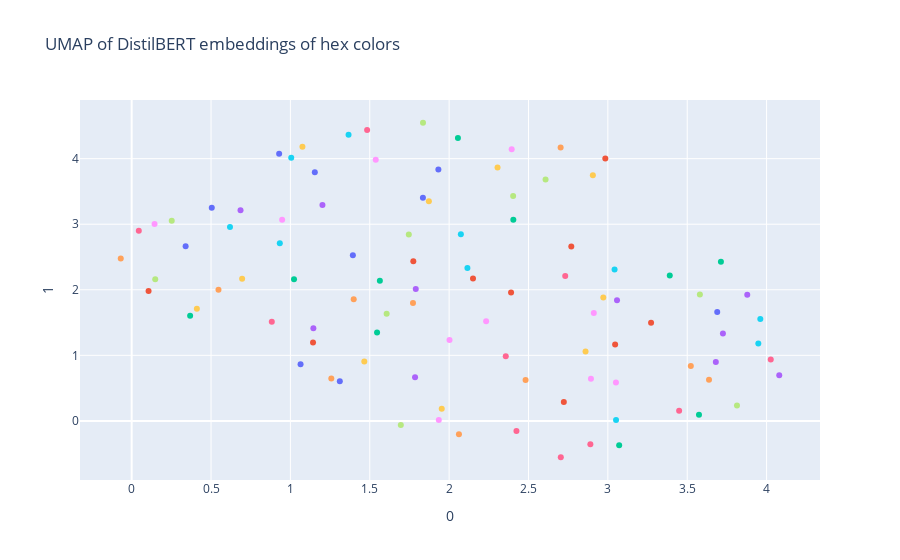

The notebook cell saved with this chart:
### Code cell
# try umap 
reducer = umap.UMAP()
hex_umap = reducer.fit_transform(hex_embeddings)

# plot umap results with plotly
fig = px.scatter(
    hex_umap, x=0, y=1, color=hex_colors,
    labels={'color': 'hex color'},
    title='UMAP of DistilBERT embeddings of hex colors'
)

# hide legend
fig.update_layout(showlegend=False)
fig.show()

### Figure 1 — Plotly figure (JSON) as saved in the notebook; plotly's stock layout.template omitted (floating-point values rounded to 4 significant figures)
{"data": [{"hovertemplate": "hex color=#016B75<br>0=%{x}<br>1=%{y}<extra></extra>", "legendgroup": "#016B75", "marker": {"color": "#636efa", "symbol": "circle"}, "mode": "markers", "name": "#016B75", "orientation": "v", "showlegend": true, "type": "scatter", "x": [1.154], "xaxis": "x", "y": [3.791], "yaxis": "y"}, {"hovertemplate": "hex color=#319C04<br>0=%{x}<br>1=%{y}<extra></extra>", "legendgroup": "#319C04", "marker": {"color": "#EF553B", "symbol": "circle"}, "mode": "markers", "name": "#319C04", "orientation": "v", "showlegend": true, "type": "scatter", "x": [1.774], "xaxis": "x", "y": [2.435], "yaxis": "y"}, {"hovertemplate": "hex color=#4D1630<br>0=%{x}<br>1=%{y}<extra></extra>", "legendgroup": "#4D1630", "marker": {"color": "#00cc96", "symbol": "circle"}, "mode": "markers", "name": "#4D1630", "orientation": "v", "showlegend": true, "type": "scatter", "x": [1.023], "xaxis": "x", "y": [2.16], "yaxis": "y"}, {"hovertemplate": "hex color=#A1BF45<br>0=%{x}<br>1=%{y}<extra></extra>", "legendgroup": "#A1BF45", "marker": {"color": "#ab63fa", "symbol": "circle"}, "mode": "markers", "name": "#A1BF45", "orientation": "v", "showlegend": true, "type": "scatter", "x": [1.202], "xaxis": "x", "y": [3.295], "yaxis": "y"}, {"hovertemplate": "hex color=#B75DC2<br>0=%{x}<br>1=%{y}<extra></extra>", "legendgroup": "#B75DC2", "marker": {"color": "#FFA15A", "symbol": "circle"}, "mode": "markers", "name": "#B75DC2", "orientation": "v", "showlegend": true, "type": "scatter", "x": [3.637], "xaxis": "x", "y": [0.6267], "yaxis": "y"}, {"hovertemplate": "hex color=#9FB278<br>0=%{x}<br>1=%{y}<extra></extra>", "legendgroup": "#9FB278", "marker": {"color": "#19d3f3", "symbol": "circle"}, "mode": "markers", "name": "#9FB278", "orientation": "v", "showlegend": true, "type": "scatter", "x": [2.074], "xaxis": "x", "y": [2.845], "yaxis": "y"}, {"hovertemplate": "hex color=#B1A35F<br>0=%{x}<br>1=%{y}<extra></extra>", "legendgroup": "#B1A35F", "marker": {"color": "#FF6692", "symbol": "circle"}, "mode": "markers", "name": "#B1A35F", "orientation": "v", "showlegend": true, "type": "scatter", "x": [2.357], "xaxis": "x", "y": [0.9851], "yaxis": "y"}, {"hovertemplate": "hex color=#17FCA4<br>0=%{x}<br>1=%{y}<extra></extra>", "legendgroup": "#17FCA4", "marker": {"color": "#B6E880", "symbol": "circle"}, "mode": "markers", "name": "#17FCA4", "orientation": "v", "showlegend": true, "type": "scatter", "x": [0.1483], "xaxis": "x", "y": [2.161], "yaxis": "y"}, {"hovertemplate": "hex color=#C1EA3F<br>0=%{x}<br>1=%{y}<extra></extra>", "legendgroup": "#C1EA3F", "marker": {"color": "#FF97FF", "symbol": "circle"}, "mode": "markers", "name": "#C1EA3F", "orientation": "v", "showlegend": true, "type": "scatter", "x": [2.003], "xaxis": "x", "y": [1.234], "yaxis": "y"}, {"hovertemplate": "hex color=#5B76FD<br>0=%{x}<br>1=%{y}<extra></extra>", "legendgroup": "#5B76FD", "marker": {"color": "#FECB52", "symbol": "circle"}, "mode": "markers", "name": "#5B76FD", "orientation": "v", "showlegend": true, "type": "scatter", "x": [1.466], "xaxis": "x", "y": [0.9047], "yaxis": "y"}, {"hovertemplate": "hex color=#AEB607<br>0=%{x}<br>1=%{y}<extra></extra>", "legendgroup": "#AEB607", "marker": {"color": "#636efa", "symbol": "circle"}, "mode": "markers", "name": "#AEB607", "orientation": "v", "showlegend": true, "type": "scatter", "x": [3.689], "xaxis": "x", "y": [1.662], "yaxis": "y"}, {"hovertemplate": "hex color=#B71F50<br>0=%{x}<br>1=%{y}<extra></extra>", "legendgroup": "#B71F50", "marker": {"color": "#EF553B", "symbol": "circle"}, "mode": "markers", "name": "#B71F50", "orientation": "v", "showlegend": true, "type": "scatter", "x": [2.723], "xaxis": "x", "y": [0.2875], "yaxis": "y"}, {"hovertemplate": "hex color=#AFD624<br>0=%{x}<br>1=%{y}<extra></extra>", "legendgroup": "#AFD624", "marker": {"color": "#00cc96", "symbol": "circle"}, "mode": "markers", "name": "#AFD624", "orientation": "v", "showlegend": true, "type": "scatter", "x": [3.39], "xaxis": "x", "y": [2.218], "yaxis": "y"}, {"hovertemplate": "hex color=#CEA521<br>0=%{x}<br>1=%{y}<extra></extra>", "legendgroup": "#CEA521", "marker": {"color": "#ab63fa", "symbol": "circle"}, "mode": "markers", "name": "#CEA521", "orientation": "v", "showlegend": true, "type": "scatter", "x": [3.878], "xaxis": "x", "y": [1.924], "yaxis": "y"}, {"hovertemplate": "hex color=#C64073<br>0=%{x}<br>1=%{y}<extra></extra>", "legendgroup": "#C64073", "marker": {"color": "#FFA15A", "symbol": "circle"}, "mode": "markers", "name": "#C64073", "orientation": "v", "showlegend": true, "type": "scatter", "x": [3.523], "xaxis": "x", "y": [0.8356], "yaxis": "y"}, {"hovertemplate": "hex color=#01C59A<br>0=%{x}<br>1=%{y}<extra></extra>", "legendgroup": "#01C59A", "marker": {"color": "#19d3f3", "symbol": "circle"}, "mode": "markers", "name": "#01C59A", "orientation": "v", "showlegend": true, "type": "scatter", "x": [1.005], "xaxis": "x", "y": [4.016], "yaxis": "y"}, {"hovertemplate": "hex color=#B847A6<br>0=%{x}<br>1=%{y}<extra></extra>", "legendgroup": "#B847A6", "marker": {"color": "#FF6692", "symbol": "circle"}, "mode": "markers", "name": "#B847A6", "orientation": "v", "showlegend": true, "type": "scatter", "x": [3.449], "xaxis": "x", "y": [0.1558], "yaxis": "y"}, {"hovertemplate": "hex color=#AFE746<br>0=%{x}<br>1=%{y}<extra></extra>", "legendgroup": "#AFE746", "marker": {"color": "#B6E880", "symbol": "circle"}, "mode": "markers", "name": "#AFE746", "orientation": "v", "showlegend": true, "type": "scatter", "x": [3.58], "xaxis": "x", "y": [1.927], "yaxis": "y"}, {"hovertemplate": "hex color=#6DFE18<br>0=%{x}<br>1=%{y}<extra></extra>", "legendgroup": "#6DFE18", "marker": {"color": "#FF97FF", "symbol": "circle"}, "mode": "markers", "name": "#6DFE18", "orientation": "v", "showlegend": true, "type": "scatter", "x": [0.1441], "xaxis": "x", "y": [3.003], "yaxis": "y"}, {"hovertemplate": "hex color=#DAF20C<br>0=%{x}<br>1=%{y}<extra></extra>", "legendgroup": "#DAF20C", "marker": {"color": "#FECB52", "symbol": "circle"}, "mode": "markers", "name": "#DAF20C", "orientation": "v", "showlegend": true, "type": "scatter", "x": [2.971], "xaxis": "x", "y": [1.881], "yaxis": "y"}, {"hovertemplate": "hex color=#819DBC<br>0=%{x}<br>1=%{y}<extra></extra>", "legendgroup": "#819DBC", "marker": {"color": "#636efa", "symbol": "circle"}, "mode": "markers", "name": "#819DBC", "orientation": "v", "showlegend": true, "type": "scatter", "x": [1.932], "xaxis": "x", "y": [3.833], "yaxis": "y"}, {"hovertemplate": "hex color=#209E63<br>0=%{x}<br>1=%{y}<extra></extra>", "legendgroup": "#209E63", "marker": {"color": "#EF553B", "symbol": "circle"}, "mode": "markers", "name": "#209E63", "orientation": "v", "showlegend": true, "type": "scatter", "x": [2.984], "xaxis": "x", "y": [4.001], "yaxis": "y"}, {"hovertemplate": "hex color=#958DEB<br>0=%{x}<br>1=%{y}<extra></extra>", "legendgroup": "#958DEB", "marker": {"color": "#00cc96", "symbol": "circle"}, "mode": "markers", "name": "#958DEB", "orientation": "v", "showlegend": true, "type": "scatter", "x": [2.405], "xaxis": "x", "y": [3.067], "yaxis": "y"}, {"hovertemplate": "hex color=#A05248<br>0=%{x}<br>1=%{y}<extra></extra>", "legendgroup": "#A05248", "marker": {"color": "#ab63fa", "symbol": "circle"}, "mode": "markers", "name": "#A05248", "orientation": "v", "showlegend": true, "type": "scatter", "x": [4.08], "xaxis": "x", "y": [0.6954], "yaxis": "y"}, {"hovertemplate": "hex color=#60FC17<br>0=%{x}<br>1=%{y}<extra></extra>", "legendgroup": "#60FC17", "marker": {"color": "#FFA15A", "symbol": "circle"}, "mode": "markers", "name": "#60FC17", "orientation": "v", "showlegend": true, "type": "scatter", "x": [-0.06881], "xaxis": "x", "y": [2.478], "yaxis": "y"}, {"hovertemplate": "hex color=#219E8A<br>0=%{x}<br>1=%{y}<extra></extra>", "legendgroup": "#219E8A", "marker": {"color": "#19d3f3", "symbol": "circle"}, "mode": "markers", "name": "#219E8A", "orientation": "v", "showlegend": true, "type": "scatter", "x": [2.115], "xaxis": "x", "y": [2.333], "yaxis": "y"}, {"hovertemplate": "hex color=#F9B6A3<br>0=%{x}<br>1=%{y}<extra></extra>", "legendgroup": "#F9B6A3", "marker": {"color": "#FF6692", "symbol": "circle"}, "mode": "markers", "name": "#F9B6A3", "orientation": "v", "showlegend": true, "type": "scatter", "x": [2.424], "xaxis": "x", "y": [-0.1533], "yaxis": "y"}, {"hovertemplate": "hex color=#7D296F<br>0=%{x}<br>1=%{y}<extra></extra>", "legendgroup": "#7D296F", "marker": {"color": "#B6E880", "symbol": "circle"}, "mode": "markers", "name": "#7D296F", "orientation": "v", "showlegend": true, "type": "scatter", "x": [1.606], "xaxis": "x", "y": [1.635], "yaxis": "y"}, {"hovertemplate": "hex color=#613298<br>0=%{x}<br>1=%{y}<extra></extra>", "legendgroup": "#613298", "marker": {"color": "#FF97FF", "symbol": "circle"}, "mode": "markers", "name": "#613298", "orientation": "v", "showlegend": true, "type": "scatter", "x": [2.394], "xaxis": "x", "y": [4.144], "yaxis": "y"}, {"hovertemplate": "hex color=#2058C9<br>0=%{x}<br>1=%{y}<extra></extra>", "legendgroup": "#2058C9", "marker": {"color": "#FECB52", "symbol": "circle"}, "mode": "markers", "name": "#2058C9", "orientation": "v", "showlegend": true, "type": "scatter", "x": [2.906], "xaxis": "x", "y": [3.748], "yaxis": "y"}, {"hovertemplate": "hex color=#7650C1<br>0=%{x}<br>1=%{y}<extra></extra>", "legendgroup": "#7650C1", "marker": {"color": "#636efa", "symbol": "circle"}, "mode": "markers", "name": "#7650C1", "orientation": "v", "showlegend": true, "type": "scatter", "x": [0.9292], "xaxis": "x", "y": [4.073], "yaxis": "y"}, {"hovertemplate": "hex color=#16845F<br>0=%{x}<br>1=%{y}<extra></extra>", "legendgroup": "#16845F", "marker": {"color": "#EF553B", "symbol": "circle"}, "mode": "markers", "name": "#16845F", "orientation": "v", "showlegend": true, "type": "scatter", "x": [0.1065], "xaxis": "x", "y": [1.982], "yaxis": "y"}, {"hovertemplate": "hex color=#5931AD<br>0=%{x}<br>1=%{y}<extra></extra>", "legendgroup": "#5931AD", "marker": {"color": "#00cc96", "symbol": "circle"}, "mode": "markers", "name": "#5931AD", "orientation": "v", "showlegend": true, "type": "scatter", "x": [2.055], "xaxis": "x", "y": [4.316], "yaxis": "y"}, {"hovertemplate": "hex color=#F6985E<br>0=%{x}<br>1=%{y}<extra></extra>", "legendgroup": "#F6985E", "marker": {"color": "#ab63fa", "symbol": "circle"}, "mode": "markers", "name": "#F6985E", "orientation": "v", "showlegend": true, "type": "scatter", "x": [3.725], "xaxis": "x", "y": [1.333], "yaxis": "y"}, {"hovertemplate": "hex color=#62D81F<br>0=%{x}<br>1=%{y}<extra></extra>", "legendgroup": "#62D81F", "marker": {"color": "#FFA15A", "symbol": "circle"}, "mode": "markers", "name": "#62D81F", "orientation": "v", "showlegend": true, "type": "scatter", "x": [1.772], "xaxis": "x", "y": [1.797], "yaxis": "y"}, {"hovertemplate": "hex color=#0391EA<br>0=%{x}<br>1=%{y}<extra></extra>", "legendgroup": "#0391EA", "marker": {"color": "#19d3f3", "symbol": "circle"}, "mode": "markers", "name": "#0391EA", "orientation": "v", "showlegend": true, "type": "scatter", "x": [1.366], "xaxis": "x", "y": [4.363], "yaxis": "y"}, {"hovertemplate": "hex color=#5E10AF<br>0=%{x}<br>1=%{y}<extra></extra>", "legendgroup": "#5E10AF", "marker": {"color": "#FF6692", "symbol": "circle"}, "mode": "markers", "name": "#5E10AF", "orientation": "v", "showlegend": true, "type": "scatter", "x": [0.04488], "xaxis": "x", "y": [2.9], "yaxis": "y"}, {"hovertemplate": "hex color=#4EFA57<br>0=%{x}<br>1=%{y}<extra></extra>", "legendgroup": "#4EFA57", "marker": {"color": "#B6E880", "symbol": "circle"}, "mode": "markers", "name": "#4EFA57", "orientation": "v", "showlegend": true, "type": "scatter", "x": [0.2524], "xaxis": "x", "y": [3.054], "yaxis": "y"}, {"hovertemplate": "hex color=#5DC76E<br>0=%{x}<br>1=%{y}<extra></extra>", "legendgroup": "#5DC76E", "marker": {"color": "#FF97FF", "symbol": "circle"}, "mode": "markers", "name": "#5DC76E", "orientation": "v", "showlegend": true, "type": "scatter", "x": [0.948], "xaxis": "x", "y": [3.07], "yaxis": "y"}, {"hovertemplate": "hex color=#6A9382<br>0=%{x}<br>1=%{y}<extra></extra>", "legendgroup": "#6A9382", "marker": {"color": "#FECB52", "symbol": "circle"}, "mode": "markers", "name": "#6A9382", "orientation": "v", "showlegend": true, "type": "scatter", "x": [2.305], "xaxis": "x", "y": [3.866], "yaxis": "y"}, {"hovertemplate": "hex color=#7ADB3F<br>0=%{x}<br>1=%{y}<extra></extra>", "legendgroup": "#7ADB3F", "marker": {"color": "#636efa", "symbol": "circle"}, "mode": "markers", "name": "#7ADB3F", "orientation": "v", "showlegend": true, "type": "scatter", "x": [1.311], "xaxis": "x", "y": [0.6066], "yaxis": "y"}, {"hovertemplate": "hex color=#A903DF<br>0=%{x}<br>1=%{y}<extra></extra>", "legendgroup": "#A903DF", "marker": {"color": "#EF553B", "symbol": "circle"}, "mode": "markers", "name": "#A903DF", "orientation": "v", "showlegend": true, "type": "scatter", "x": [3.272], "xaxis": "x", "y": [1.498], "yaxis": "y"}, {"hovertemplate": "hex color=#1D398C<br>0=%{x}<br>1=%{y}<extra></extra>", "legendgroup": "#1D398C", "marker": {"color": "#00cc96", "symbol": "circle"}, "mode": "markers", "name": "#1D398C", "orientation": "v", "showlegend": true, "type": "scatter", "x": [1.564], "xaxis": "x", "y": [2.139], "yaxis": "y"}, {"hovertemplate": "hex color=#A75C9B<br>0=%{x}<br>1=%{y}<extra></extra>", "legendgroup": "#A75C9B", "marker": {"color": "#ab63fa", "symbol": "circle"}, "mode": "markers", "name": "#A75C9B", "orientation": "v", "showlegend": true, "type": "scatter", "x": [3.68], "xaxis": "x", "y": [0.8986], "yaxis": "y"}, {"hovertemplate": "hex color=#3FC60D<br>0=%{x}<br>1=%{y}<extra></extra>", "legendgroup": "#3FC60D", "marker": {"color": "#FFA15A", "symbol": "circle"}, "mode": "markers", "name": "#3FC60D", "orientation": "v", "showlegend": true, "type": "scatter", "x": [0.5469], "xaxis": "x", "y": [2.001], "yaxis": "y"}, {"hovertemplate": "hex color=#67DEB5<br>0=%{x}<br>1=%{y}<extra></extra>", "legendgroup": "#67DEB5", "marker": {"color": "#19d3f3", "symbol": "circle"}, "mode": "markers", "name": "#67DEB5", "orientation": "v", "showlegend": true, "type": "scatter", "x": [0.6194], "xaxis": "x", "y": [2.957], "yaxis": "y"}, {"hovertemplate": "hex color=#C7D4FE<br>0=%{x}<br>1=%{y}<extra></extra>", "legendgroup": "#C7D4FE", "marker": {"color": "#FF6692", "symbol": "circle"}, "mode": "markers", "name": "#C7D4FE", "orientation": "v", "showlegend": true, "type": "scatter", "x": [2.89], "xaxis": "x", "y": [-0.3555], "yaxis": "y"}, {"hovertemplate": "hex color=#29364B<br>0=%{x}<br>1=%{y}<extra></extra>", "legendgroup": "#29364B", "marker": {"color": "#B6E880", "symbol": "circle"}, "mode": "markers", "name": "#29364B", "orientation": "v", "showlegend": true, "type": "scatter", "x": [2.403], "xaxis": "x", "y": [3.43], "yaxis": "y"}, {"hovertemplate": "hex color=#D64B9C<br>0=%{x}<br>1=%{y}<extra></extra>", "legendgroup": "#D64B9C", "marker": {"color": "#FF97FF", "symbol": "circle"}, "mode": "markers", "name": "#D64B9C", "orientation": "v", "showlegend": true, "type": "scatter", "x": [2.893], "xaxis": "x", "y": [0.6441], "yaxis": "y"}, {"hovertemplate": "hex color=#FD12E7<br>0=%{x}<br>1=%{y}<extra></extra>", "legendgroup": "#FD12E7", "marker": {"color": "#FECB52", "symbol": "circle"}, "mode": "markers", "name": "#FD12E7", "orientation": "v", "showlegend": true, "type": "scatter", "x": [2.859], "xaxis": "x", "y": [1.058], "yaxis": "y"}, {"hovertemplate": "hex color=#34FDAB<br>0=%{x}<br>1=%{y}<extra></extra>", "legendgroup": "#34FDAB", "marker": {"color": "#636efa", "symbol": "circle"}, "mode": "markers", "name": "#34FDAB", "orientation": "v", "showlegend": true, "type": "scatter", "x": [1.064], "xaxis": "x", "y": [0.865], "yaxis": "y"}, {"hovertemplate": "hex color=#E90D12<br>0=%{x}<br>1=%{y}<extra></extra>", "legendgroup": "#E90D12", "marker": {"color": "#EF553B", "symbol": "circle"}, "mode": "markers", "name": "#E90D12", "orientation": "v", "showlegend": true, "type": "scatter", "x": [3.046], "xaxis": "x", "y": [1.165], "yaxis": "y"}, {"hovertemplate": "hex color=#BD76E4<br>0=%{x}<br>1=%{y}<extra></extra>", "legendgroup": "#BD76E4", "marker": {"color": "#00cc96", "symbol": "circle"}, "mode": "markers", "name": "#BD76E4", "orientation": "v", "showlegend": true, "type": "scatter", "x": [3.071], "xaxis": "x", "y": [-0.3699], "yaxis": "y"}, {"hovertemplate": "hex color=#96A2B5<br>0=%{x}<br>1=%{y}<extra></extra>", "legendgroup": "#96A2B5", "marker": {"color": "#ab63fa", "symbol": "circle"}, "mode": "markers", "name": "#96A2B5", "orientation": "v", "showlegend": true, "type": "scatter", "x": [1.785], "xaxis": "x", "y": [0.6644], "yaxis": "y"}, {"hovertemplate": "hex color=#E1B7F2<br>0=%{x}<br>1=%{y}<extra></extra>", "legendgroup": "#E1B7F2", "marker": {"color": "#FFA15A", "symbol": "circle"}, "mode": "markers", "name": "#E1B7F2", "orientation": "v", "showlegend": true, "type": "scatter", "x": [2.062], "xaxis": "x", "y": [-0.2054], "yaxis": "y"}, {"hovertemplate": "hex color=#A8B6DF<br>0=%{x}<br>1=%{y}<extra></extra>", "legendgroup": "#A8B6DF", "marker": {"color": "#19d3f3", "symbol": "circle"}, "mode": "markers", "name": "#A8B6DF", "orientation": "v", "showlegend": true, "type": "scatter", "x": [3.052], "xaxis": "x", "y": [0.01217], "yaxis": "y"}, {"hovertemplate": "hex color=#DE825C<br>0=%{x}<br>1=%{y}<extra></extra>", "legendgroup": "#DE825C", "marker": {"color": "#FF6692", "symbol": "circle"}, "mode": "markers", "name": "#DE825C", "orientation": "v", "showlegend": true, "type": "scatter", "x": [2.731], "xaxis": "x", "y": [2.211], "yaxis": "y"}, {"hovertemplate": "hex color=#3086B9<br>0=%{x}<br>1=%{y}<extra></extra>", "legendgroup": "#3086B9", "marker": {"color": "#B6E880", "symbol": "circle"}, "mode": "markers", "name": "#3086B9", "orientation": "v", "showlegend": true, "type": "scatter", "x": [2.607], "xaxis": "x", "y": [3.683], "yaxis": "y"}, {"hovertemplate": "hex color=#F529AB<br>0=%{x}<br>1=%{y}<extra></extra>", "legendgroup": "#F529AB", "marker": {"color": "#FF97FF", "symbol": "circle"}, "mode": "markers", "name": "#F529AB", "orientation": "v", "showlegend": true, "type": "scatter", "x": [2.911], "xaxis": "x", "y": [1.646], "yaxis": "y"}, {"hovertemplate": "hex color=#54F3EC<br>0=%{x}<br>1=%{y}<extra></extra>", "legendgroup": "#54F3EC", "marker": {"color": "#FECB52", "symbol": "circle"}, "mode": "markers", "name": "#54F3EC", "orientation": "v", "showlegend": true, "type": "scatter", "x": [0.6959], "xaxis": "x", "y": [2.168], "yaxis": "y"}, {"hovertemplate": "hex color=#74FAC8<br>0=%{x}<br>1=%{y}<extra></extra>", "legendgroup": "#74FAC8", "marker": {"color": "#636efa", "symbol": "circle"}, "mode": "markers", "name": "#74FAC8", "orientation": "v", "showlegend": true, "type": "scatter", "x": [1.393], "xaxis": "x", "y": [2.527], "yaxis": "y"}, {"hovertemplate": "hex color=#FA839E<br>0=%{x}<br>1=%{y}<extra></extra>", "legendgroup": "#FA839E", "marker": {"color": "#EF553B", "symbol": "circle"}, "mode": "markers", "name": "#FA839E", "orientation": "v", "showlegend": true, "type": "scatter", "x": [2.39], "xaxis": "x", "y": [1.958], "yaxis": "y"}, {"hovertemplate": "hex color=#BA8562<br>0=%{x}<br>1=%{y}<extra></extra>", "legendgroup": "#BA8562", "marker": {"color": "#00cc96", "symbol": "circle"}, "mode": "markers", "name": "#BA8562", "orientation": "v", "showlegend": true, "type": "scatter", "x": [3.712], "xaxis": "x", "y": [2.426], "yaxis": "y"}, {"hovertemplate": "hex color=#F920BE<br>0=%{x}<br>1=%{y}<extra></extra>", "legendgroup": "#F920BE", "marker": {"color": "#ab63fa", "symbol": "circle"}, "mode": "markers", "name": "#F920BE", "orientation": "v", "showlegend": true, "type": "scatter", "x": [3.058], "xaxis": "x", "y": [1.84], "yaxis": "y"}, {"hovertemplate": "hex color=#20973F<br>0=%{x}<br>1=%{y}<extra></extra>", "legendgroup": "#20973F", "marker": {"color": "#FFA15A", "symbol": "circle"}, "mode": "markers", "name": "#20973F", "orientation": "v", "showlegend": true, "type": "scatter", "x": [2.702], "xaxis": "x", "y": [4.17], "yaxis": "y"}, {"hovertemplate": "hex color=#DAC279<br>0=%{x}<br>1=%{y}<extra></extra>", "legendgroup": "#DAC279", "marker": {"color": "#19d3f3", "symbol": "circle"}, "mode": "markers", "name": "#DAC279", "orientation": "v", "showlegend": true, "type": "scatter", "x": [3.042], "xaxis": "x", "y": [2.311], "yaxis": "y"}, {"hovertemplate": "hex color=#A97C02<br>0=%{x}<br>1=%{y}<extra></extra>", "legendgroup": "#A97C02", "marker": {"color": "#FF6692", "symbol": "circle"}, "mode": "markers", "name": "#A97C02", "orientation": "v", "showlegend": true, "type": "scatter", "x": [4.026], "xaxis": "x", "y": [0.9353], "yaxis": "y"}, {"hovertemplate": "hex color=#69B4F1<br>0=%{x}<br>1=%{y}<extra></extra>", "legendgroup": "#69B4F1", "marker": {"color": "#B6E880", "symbol": "circle"}, "mode": "markers", "name": "#69B4F1", "orientation": "v", "showlegend": true, "type": "scatter", "x": [1.696], "xaxis": "x", "y": [-0.06147], "yaxis": "y"}, {"hovertemplate": "hex color=#BF934D<br>0=%{x}<br>1=%{y}<extra></extra>", "legendgroup": "#BF934D", "marker": {"color": "#FF97FF", "symbol": "circle"}, "mode": "markers", "name": "#BF934D", "orientation": "v", "showlegend": true, "type": "scatter", "x": [2.233], "xaxis": "x", "y": [1.521], "yaxis": "y"}, {"hovertemplate": "hex color=#15C290<br>0=%{x}<br>1=%{y}<extra></extra>", "legendgroup": "#15C290", "marker": {"color": "#FECB52", "symbol": "circle"}, "mode": "markers", "name": "#15C290", "orientation": "v", "showlegend": true, "type": "scatter", "x": [1.076], "xaxis": "x", "y": [4.182], "yaxis": "y"}, {"hovertemplate": "hex color=#24AD70<br>0=%{x}<br>1=%{y}<extra></extra>", "legendgroup": "#24AD70", "marker": {"color": "#636efa", "symbol": "circle"}, "mode": "markers", "name": "#24AD70", "orientation": "v", "showlegend": true, "type": "scatter", "x": [0.5047], "xaxis": "x", "y": [3.252], "yaxis": "y"}, {"hovertemplate": "hex color=#08CE7F<br>0=%{x}<br>1=%{y}<extra></extra>", "legendgroup": "#08CE7F", "marker": {"color": "#EF553B", "symbol": "circle"}, "mode": "markers", "name": "#08CE7F", "orientation": "v", "showlegend": true, "type": "scatter", "x": [2.15], "xaxis": "x", "y": [2.172], "yaxis": "y"}, {"hovertemplate": "hex color=#1698F5<br>0=%{x}<br>1=%{y}<extra></extra>", "legendgroup": "#1698F5", "marker": {"color": "#00cc96", "symbol": "circle"}, "mode": "markers", "name": "#1698F5", "orientation": "v", "showlegend": true, "type": "scatter", "x": [0.3683], "xaxis": "x", "y": [1.604], "yaxis": "y"}, {"hovertemplate": "hex color=#75B6EF<br>0=%{x}<br>1=%{y}<extra></extra>", "legendgroup": "#75B6EF", "marker": {"color": "#ab63fa", "symbol": "circle"}, "mode": "markers", "name": "#75B6EF", "orientation": "v", "showlegend": true, "type": "scatter", "x": [0.6858], "xaxis": "x", "y": [3.214], "yaxis": "y"}, {"hovertemplate": "hex color=#C462BD<br>0=%{x}<br>1=%{y}<extra></extra>", "legendgroup": "#C462BD", "marker": {"color": "#FFA15A", "symbol": "circle"}, "mode": "markers", "name": "#C462BD", "orientation": "v", "showlegend": true, "type": "scatter", "x": [2.482], "xaxis": "x", "y": [0.6234], "yaxis": "y"}, {"hovertemplate": "hex color=#1045EC<br>0=%{x}<br>1=%{y}<extra></extra>", "legendgroup": "#1045EC", "marker": {"color": "#19d3f3", "symbol": "circle"}, "mode": "markers", "name": "#1045EC", "orientation": "v", "showlegend": true, "type": "scatter", "x": [0.9332], "xaxis": "x", "y": [2.71], "yaxis": "y"}, {"hovertemplate": "hex color=#891B30<br>0=%{x}<br>1=%{y}<extra></extra>", "legendgroup": "#891B30", "marker": {"color": "#FF6692", "symbol": "circle"}, "mode": "markers", "name": "#891B30", "orientation": "v", "showlegend": true, "type": "scatter", "x": [1.483], "xaxis": "x", "y": [4.436], "yaxis": "y"}, {"hovertemplate": "hex color=#752A31<br>0=%{x}<br>1=%{y}<extra></extra>", "legendgroup": "#752A31", "marker": {"color": "#B6E880", "symbol": "circle"}, "mode": "markers", "name": "#752A31", "orientation": "v", "showlegend": true, "type": "scatter", "x": [1.835], "xaxis": "x", "y": [4.548], "yaxis": "y"}, {"hovertemplate": "hex color=#83D175<br>0=%{x}<br>1=%{y}<extra></extra>", "legendgroup": "#83D175", "marker": {"color": "#FF97FF", "symbol": "circle"}, "mode": "markers", "name": "#83D175", "orientation": "v", "showlegend": true, "type": "scatter", "x": [1.538], "xaxis": "x", "y": [3.985], "yaxis": "y"}, {"hovertemplate": "hex color=#9B6580<br>0=%{x}<br>1=%{y}<extra></extra>", "legendgroup": "#9B6580", "marker": {"color": "#FECB52", "symbol": "circle"}, "mode": "markers", "name": "#9B6580", "orientation": "v", "showlegend": true, "type": "scatter", "x": [1.872], "xaxis": "x", "y": [3.351], "yaxis": "y"}, {"hovertemplate": "hex color=#5F6AEC<br>0=%{x}<br>1=%{y}<extra></extra>", "legendgroup": "#5F6AEC", "marker": {"color": "#636efa", "symbol": "circle"}, "mode": "markers", "name": "#5F6AEC", "orientation": "v", "showlegend": true, "type": "scatter", "x": [0.34], "xaxis": "x", "y": [2.663], "yaxis": "y"}, {"hovertemplate": "hex color=#38C7FD<br>0=%{x}<br>1=%{y}<extra></extra>", "legendgroup": "#38C7FD", "marker": {"color": "#EF553B", "symbol": "circle"}, "mode": "markers", "name": "#38C7FD", "orientation": "v", "showlegend": true, "type": "scatter", "x": [1.143], "xaxis": "x", "y": [1.194], "yaxis": "y"}, {"hovertemplate": "hex color=#E9D763<br>0=%{x}<br>1=%{y}<extra></extra>", "legendgroup": "#E9D763", "marker": {"color": "#00cc96", "symbol": "circle"}, "mode": "markers", "name": "#E9D763", "orientation": "v", "showlegend": true, "type": "scatter", "x": [3.574], "xaxis": "x", "y": [0.09223], "yaxis": "y"}, {"hovertemplate": "hex color=#7E432F<br>0=%{x}<br>1=%{y}<extra></extra>", "legendgroup": "#7E432F", "marker": {"color": "#ab63fa", "symbol": "circle"}, "mode": "markers", "name": "#7E432F", "orientation": "v", "showlegend": true, "type": "scatter", "x": [1.79], "xaxis": "x", "y": [2.011], "yaxis": "y"}, {"hovertemplate": "hex color=#72E8C3<br>0=%{x}<br>1=%{y}<extra></extra>", "legendgroup": "#72E8C3", "marker": {"color": "#FFA15A", "symbol": "circle"}, "mode": "markers", "name": "#72E8C3", "orientation": "v", "showlegend": true, "type": "scatter", "x": [1.399], "xaxis": "x", "y": [1.854], "yaxis": "y"}, {"hovertemplate": "hex color=#F84071<br>0=%{x}<br>1=%{y}<extra></extra>", "legendgroup": "#F84071", "marker": {"color": "#19d3f3", "symbol": "circle"}, "mode": "markers", "name": "#F84071", "orientation": "v", "showlegend": true, "type": "scatter", "x": [3.948], "xaxis": "x", "y": [1.182], "yaxis": "y"}, {"hovertemplate": "hex color=#C3A5E4<br>0=%{x}<br>1=%{y}<extra></extra>", "legendgroup": "#C3A5E4", "marker": {"color": "#FF6692", "symbol": "circle"}, "mode": "markers", "name": "#C3A5E4", "orientation": "v", "showlegend": true, "type": "scatter", "x": [2.704], "xaxis": "x", "y": [-0.5545], "yaxis": "y"}, {"hovertemplate": "hex color=#3C7654<br>0=%{x}<br>1=%{y}<extra></extra>", "legendgroup": "#3C7654", "marker": {"color": "#B6E880", "symbol": "circle"}, "mode": "markers", "name": "#3C7654", "orientation": "v", "showlegend": true, "type": "scatter", "x": [1.746], "xaxis": "x", "y": [2.844], "yaxis": "y"}, {"hovertemplate": "hex color=#C05D28<br>0=%{x}<br>1=%{y}<extra></extra>", "legendgroup": "#C05D28", "marker": {"color": "#FF97FF", "symbol": "circle"}, "mode": "markers", "name": "#C05D28", "orientation": "v", "showlegend": true, "type": "scatter", "x": [3.051], "xaxis": "x", "y": [0.584], "yaxis": "y"}, {"hovertemplate": "hex color=#267F5C<br>0=%{x}<br>1=%{y}<extra></extra>", "legendgroup": "#267F5C", "marker": {"color": "#FECB52", "symbol": "circle"}, "mode": "markers", "name": "#267F5C", "orientation": "v", "showlegend": true, "type": "scatter", "x": [0.4107], "xaxis": "x", "y": [1.71], "yaxis": "y"}, {"hovertemplate": "hex color=#CB1865<br>0=%{x}<br>1=%{y}<extra></extra>", "legendgroup": "#CB1865", "marker": {"color": "#636efa", "symbol": "circle"}, "mode": "markers", "name": "#CB1865", "orientation": "v", "showlegend": true, "type": "scatter", "x": [1.835], "xaxis": "x", "y": [3.405], "yaxis": "y"}, {"hovertemplate": "hex color=#CF9514<br>0=%{x}<br>1=%{y}<extra></extra>", "legendgroup": "#CF9514", "marker": {"color": "#EF553B", "symbol": "circle"}, "mode": "markers", "name": "#CF9514", "orientation": "v", "showlegend": true, "type": "scatter", "x": [2.77], "xaxis": "x", "y": [2.662], "yaxis": "y"}, {"hovertemplate": "hex color=#923E6B<br>0=%{x}<br>1=%{y}<extra></extra>", "legendgroup": "#923E6B", "marker": {"color": "#00cc96", "symbol": "circle"}, "mode": "markers", "name": "#923E6B", "orientation": "v", "showlegend": true, "type": "scatter", "x": [1.546], "xaxis": "x", "y": [1.348], "yaxis": "y"}, {"hovertemplate": "hex color=#42D56C<br>0=%{x}<br>1=%{y}<extra></extra>", "legendgroup": "#42D56C", "marker": {"color": "#ab63fa", "symbol": "circle"}, "mode": "markers", "name": "#42D56C", "orientation": "v", "showlegend": true, "type": "scatter", "x": [1.145], "xaxis": "x", "y": [1.412], "yaxis": "y"}, {"hovertemplate": "hex color=#76F2BD<br>0=%{x}<br>1=%{y}<extra></extra>", "legendgroup": "#76F2BD", "marker": {"color": "#FFA15A", "symbol": "circle"}, "mode": "markers", "name": "#76F2BD", "orientation": "v", "showlegend": true, "type": "scatter", "x": [1.258], "xaxis": "x", "y": [0.6478], "yaxis": "y"}, {"hovertemplate": "hex color=#E7029A<br>0=%{x}<br>1=%{y}<extra></extra>", "legendgroup": "#E7029A", "marker": {"color": "#19d3f3", "symbol": "circle"}, "mode": "markers", "name": "#E7029A", "orientation": "v", "showlegend": true, "type": "scatter", "x": [3.961], "xaxis": "x", "y": [1.553], "yaxis": "y"}, {"hovertemplate": "hex color=#8F49C3<br>0=%{x}<br>1=%{y}<extra></extra>", "legendgroup": "#8F49C3", "marker": {"color": "#FF6692", "symbol": "circle"}, "mode": "markers", "name": "#8F49C3", "orientation": "v", "showlegend": true, "type": "scatter", "x": [0.8827], "xaxis": "x", "y": [1.514], "yaxis": "y"}, {"hovertemplate": "hex color=#A6D253<br>0=%{x}<br>1=%{y}<extra></extra>", "legendgroup": "#A6D253", "marker": {"color": "#B6E880", "symbol": "circle"}, "mode": "markers", "name": "#A6D253", "orientation": "v", "showlegend": true, "type": "scatter", "x": [3.813], "xaxis": "x", "y": [0.2349], "yaxis": "y"}, {"hovertemplate": "hex color=#1F0B82<br>0=%{x}<br>1=%{y}<extra></extra>", "legendgroup": "#1F0B82", "marker": {"color": "#FF97FF", "symbol": "circle"}, "mode": "markers", "name": "#1F0B82", "orientation": "v", "showlegend": true, "type": "scatter", "x": [1.935], "xaxis": "x", "y": [0.01472], "yaxis": "y"}, {"hovertemplate": "hex color=#1AC9B3<br>0=%{x}<br>1=%{y}<extra></extra>", "legendgroup": "#1AC9B3", "marker": {"color": "#FECB52", "symbol": "circle"}, "mode": "markers", "name": "#1AC9B3", "orientation": "v", "showlegend": true, "type": "scatter", "x": [1.953], "xaxis": "x", "y": [0.1853], "yaxis": "y"}], "layout": {"legend": {"title": {"text": "hex color"}, "tracegroupgap": 0}, "showlegend": false, "title": {"text": "UMAP of DistilBERT embeddings of hex colors"}, "xaxis": {"anchor": "y", "domain": [0, 1], "title": {"text": "0"}}, "yaxis": {"anchor": "x", "domain": [0, 1], "title": {"text": "1"}}}}
